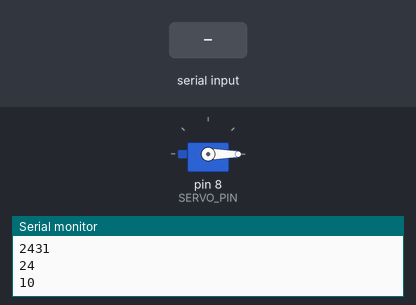
Recording of a sketch running on a simulated Arduino Uno, built with avr-gcc and run on an emulated ATmega328P. On the bench: servo, the last lines printed to the serial monitor. The inputs (shaded band) are chosen by the test bench. The local clock reads 2024-03-15 10:24:30 at power-on unless the sketch sets it.

Above: at 1.2 s.
1.3 s: "7\n" received over Serial
At 3.5 s:
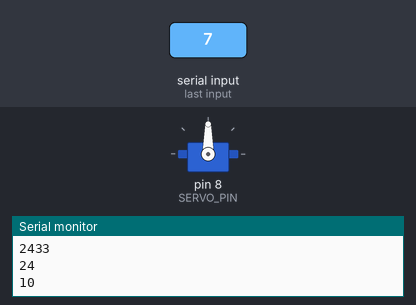
3.8 s: "41\n" received over Serial
At 5.05 s:
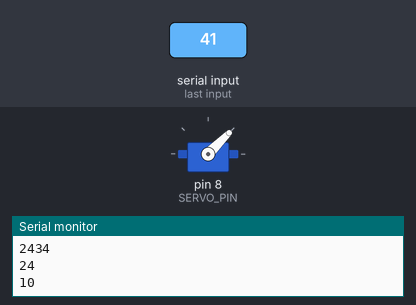
Timing chart, 0 to 6.8 s (numbered marks = the images above; inputs shaded):
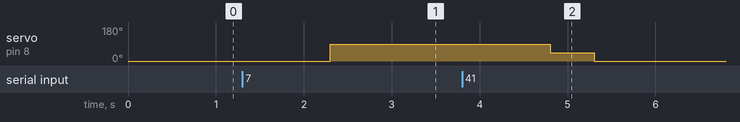

Measured:
- after the input at 1.3 s, servo on pin 8 (SERVO_PIN): 0° → 90° after 1.0 s
- after the input at 3.8 s, servo on pin 8 (SERVO_PIN): 90° → 45° after 1.0 s, → 0° 0.50 s later

The sketch:

test2.ino
```cpp
#include <Wire.h>
#include <ThreeWire.h>
#include <RtcDS1302.h>
#include <Servo.h>//伺服馬達程式庫
#include <string.h>
#include <Timer.h>

#define SERVO_PIN 8//伺服馬達控制訊號接腳
#define POWER_PIN 11//沉水馬達控制訊號接腳

ThreeWire myWire(2, 3, 4); // IO(DATA), SCLK(CLK), CE(RST)
RtcDS1302<ThreeWire> Rtc(myWire);
int state=0;
int current=0;
bool lockSwitch=false;//伺服馬達狀態
bool watering=false;
Servo servo;
int now=0;
int input;


Timer secondWatch;
Timer servoTimer;
Timer waterTimer;


void turn(int input){
    state=input%5;
    servo.write(state*45);
    Serial.println("state="+String(state));
    //delay(15);   //等馬達轉到定位
  }

void goback(){
    servo.write(0);
    Serial.println("Servo reset");
  }

void setup() {
  Serial.begin(9600);
  // put your setup code here, to run once:
  pinMode(POWER_PIN, OUTPUT);
  //digitalWrite(POWER_PIN,LOW);
  servo.attach(SERVO_PIN);
  goback();

  secondWatch.every(1000,showTime);
  //int waterEvent=waterTimer.oscillate(POWER_PIN,500,HIGH);


  Serial.println("start");
  Serial.print("compiled: ");
  Serial.print(__DATE__);
  Serial.println(__TIME__);
  Rtc.Begin();

  //__DATE__，__TIME__，是程式碼編譯時的日期和時間
  RtcDateTime compiled = RtcDateTime(__DATE__, __TIME__);
  printDateTime(compiled);
  Serial.println();

  //判斷DS1302是否接好
  if (!Rtc.IsDateTimeValid())
  {
    // Common Causes:
    //    1) first time you ran and the device wasn't running yet
    //    2) the battery on the device is low or even missing

    Serial.println("RTC lost confidence in the DateTime!");
    Rtc.SetDateTime(compiled);
  }

  if (Rtc.GetIsWriteProtected())
  {
    Serial.println("RTC was write protected, enabling writing now");
    Rtc.SetIsWriteProtected(false);
  }

  if (!Rtc.GetIsRunning())
  {
    Serial.println("RTC was not actively running, starting now");
    Rtc.SetIsRunning(true);
  }

  //判斷DS1302上紀綠的時間和編譯時的時間，哪個比較新
  //如果編譯時間比較新，就進行設定，把DS1302上的時間改成新的時間
  //now：DS1302上紀綠的時間，compiled：編譯時的時間
  RtcDateTime now = Rtc.GetDateTime();
  //Rtc.SetDateTime(compiled);//不知為何RTC時間跑到未來時空的話,把他強制設成一樣
  if (now < compiled)
  {
    Serial.println("RTC is older than compile time!  (Updating DateTime)");
    //編譯時間比較新，把DS1302上的時間改成編譯的時間
    Rtc.SetDateTime(compiled);
  }
  else if (now > compiled)
  {
    Serial.println("RTC is newer than compile time. (this is expected)");
  }
  else if (now == compiled)
  {
    Serial.println("RTC is the same as compile time! (not expected but all is fine)");
  }


}

void loop() {
  secondWatch.update();
  servoTimer.update();
  waterTimer.update();
  if(Serial.available()){
     input = Serial.readString().toInt();

     Serial.println("input="+String(input));
     feed(input);


    }

  // put your main code here, to run repeatedly:
  //setCurrent();
  //showTime();


  //delay(6000*10);//每分鐘檢查一次


}
void showTime(){

   RtcDateTime now = Rtc.GetDateTime();

  printDateTime(now);
  Serial.println();

  //判斷DS1302是否正常，如果不正常，一般是線沒接好，或是電池沒電了
  if (!now.IsValid())
  {
    Serial.println("RTC lost confidence in the DateTime!");
  }

 }


void setCurrent(){

  if(current==30){
    current=0;
    }

  Serial.println("current="+String(current));
  if(current==0){

     digitalWrite(POWER_PIN, HIGH);
    }else{
      digitalWrite(POWER_PIN, LOW);
      }

   current++;

  }

  #define countof(a) (sizeof(a) / sizeof(a[0]))

void waterTEST(){
  Serial.println("執行waterTEST");
   digitalWrite(POWER_PIN, LOW);
  watering=false;
  }

void feed(int i){
     turn(i);
     int afterEvent=servoTimer.after(1000*3,goback);

  }


//顯示完整年月日時間的副程式
void printDateTime(const RtcDateTime& dt)
{

      /*if(dt.Minute()%5==0){//每5分鐘
      turn(4);

    }*/
    /*if(dt.Second()%10==0 && watering==false){
        watering=true;
        //digitalWrite(POWER_PIN, HIGH);
        //int waterEvent=waterTimer.pulse(POWER_PIN,1000*9,HIGH);
        //int waterEvent=waterTimer.oscillate(POWER_PIN,500,LOW,4);
        digitalWrite(POWER_PIN, HIGH);
        Serial.println("執行water");
        waterTimer.after(1000*30,waterTEST);
      }*/

      if(dt.Hour()==7 && dt.Minute()==41){
        feed(4);


        }

    /*if(dt.Second()%10==0){


      }*/


  char datestring[20];

  char minsec_string[5];


  snprintf_P(datestring,
             countof(datestring),
             PSTR("%02u/%02u/%04u %02u:%02u:%02u"),
             dt.Month(),
             dt.Day(),
             dt.Year(),
             dt.Hour(),
             dt.Minute(),
             dt.Second() );

 snprintf_P(minsec_string,
             countof(minsec_string),
             PSTR("%02u%02u"),
             dt.Minute(),
             dt.Second() );

  Serial.println(datestring);
  Serial.println(minsec_string);
  Serial.println(dt.Minute());
  Serial.println(dt.Hour());


}
```
